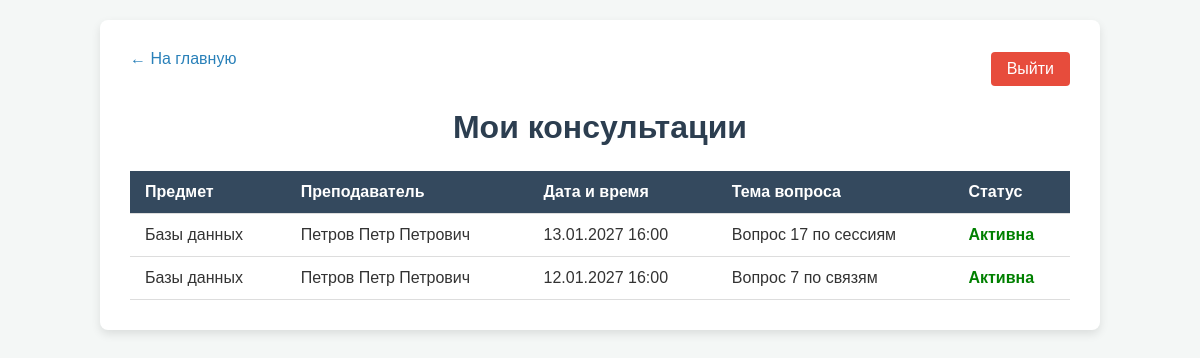
Screenshot of /profile.php (signed in) with the database file from the repository.
### tables this page shows
CREATE TABLE `appointments` (
  `id` int NOT NULL,
  `slot_id` int NOT NULL,
  `student_id` int NOT NULL,
  `topic` text NOT NULL,
  `status` enum('active','completed') DEFAULT 'active'
);

CREATE TABLE `slots` (
  `id` int NOT NULL,
  `teacher_id` int NOT NULL,
  `subject` varchar(100) NOT NULL,
  `start_time` datetime NOT NULL
);

CREATE TABLE `users` (
  `id` int NOT NULL,
  `full_name` varchar(100) NOT NULL,
  `login` varchar(50) NOT NULL,
  `password` varchar(255) NOT NULL,
  `role` enum('student','teacher') NOT NULL
);

### profile.php (the view, shortened to what this page needs)
<?php
require 'db.php';
$stmt = $pdo->prepare("SELECT a.id as app_id, a.topic, a.status, s.subject, s.start_time, u.full_name as teacher_name
                       FROM appointments a
                       JOIN slots s ON a.slot_id = s.id
                       JOIN users u ON s.teacher_id = u.id
                       WHERE a.student_id = ?
                       ORDER BY s.start_time DESC");
$stmt->execute([$_SESSION['user_id']]);
$appointments = $stmt->fetchAll(PDO::FETCH_ASSOC);
?>
<!DOCTYPE html>
<html lang="ru">
<head>
    <link rel="stylesheet" href="style.css">
</head>
<body>
    <div class="container">
        <div class="top-bar">
            <a href="index.php" class="back-link">&larr; На главную</a>
            <a href="logout.php" class="btn btn-logout">Выйти</a>
        </div>
        <h1>Мои консультации</h1>
        <?php if (empty($appointments)): ?>
            <p class="text-center">У вас пока нет записей на консультации.</p>
        <?php else: ?>
            <table class="slots-table">
                <thead>
                    <tr>
                        <th>Предмет</th>
                        <th>Преподаватель</th>
                        <th>Дата и время</th>
                        <th>Тема вопроса</th>
                        <th>Статус</th>
                    </tr>
                </thead>
                <tbody>
                    <?php foreach ($appointments as $app): ?>
                        <tr>
                            <td data-label="Предмет:"><?= htmlspecialchars($app['subject']) ?></td>
                            <td data-label="Преподаватель:"><?= htmlspecialchars($app['teacher_name']) ?></td>
                            <td data-label="Время:"><?= date('d.m.Y H:i', strtotime($app['start_time'])) ?></td>
                            <td data-label="Тема:"><?= htmlspecialchars($app['topic']) ?></td>
                            <td data-label="Статус:">
                                <?php if ($app['status'] == 'active'): ?>
                                    <span class="status-active">Активна</span>
                                <?php else: ?>
                                    <span class="status-completed">Завершена</span>
                                <?php endif; ?>
                            </td>
                        </tr>
                    <?php endforeach; ?>
                </tbody>
            </table>
        <?php endif; ?>
    </div>
</body>
</html>

### style.css (style rules this page uses)
body { font-family: Arial, sans-serif; background-color: #f4f7f6; color: #333; margin: 0; padding: 20px; }
.container { max-width: 1000px; margin: 0 auto; background: #ffffff; padding: 30px; border-radius: 8px; box-shadow: 0 4px 10px rgba(0,0,0,0.1); width: 100%; box-sizing: border-box; }
h1 { color: #2c3e50; text-align: center; margin-bottom: 25px; }
.slots-table { width: 100%; border-collapse: collapse; margin-top: 15px; }
.slots-table th, .slots-table td { padding: 12px 15px; text-align: left; border-bottom: 1px solid #ddd; }
.slots-table th { background-color: #34495e; color: #ffffff; }
.btn { display: inline-block; padding: 8px 16px; background-color: #2980b9; color: #ffffff; text-decoration: none; border-radius: 4px; border: none; cursor: pointer; font-size: 16px; text-align: center; }
.back-link { display: block; margin-bottom: 20px; color: #2980b9; text-decoration: none; }
.top-bar { display: flex; justify-content: space-between; margin-bottom: 20px; align-items: center; }
.btn-logout { background: #e74c3c; }
.status-active { color: green; font-weight: bold; }

### rows the page displays
appointments: slot.subject "Базы данных", users.full_name "Петров Петр Петрович", slot.start_time "13.01.2027 16:00", topic "Вопрос 17 по сессиям", status "Активна"
appointments: slot.subject "Базы данных", users.full_name "Петров Петр Петрович", slot.start_time "12.01.2027 16:00", topic "Вопрос 7 по связям", status "Активна"
